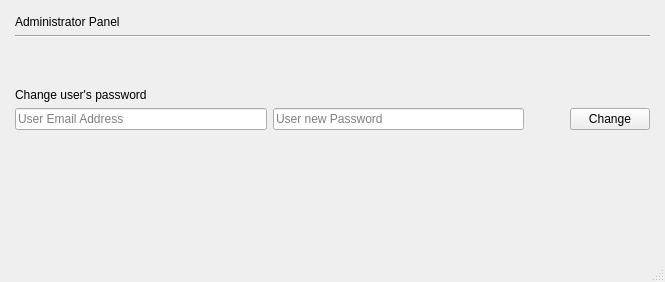
<?xml version="1.0" encoding="UTF-8"?>
<ui version="4.0">
 <class>admin_panelClass</class>
 <widget class="QMainWindow" name="admin_panelClass">
  <property name="windowModality">
   <enum>Qt::WindowModal</enum>
  </property>
  <property name="geometry">
   <rect>
    <x>0</x>
    <y>0</y>
    <width>665</width>
    <height>282</height>
   </rect>
  </property>
  <property name="windowTitle">
   <string>Administrator Panel</string>
  </property>
  <widget class="QWidget" name="centralWidget">
   <layout class="QGridLayout" name="gridLayout">
    <property name="leftMargin">
     <number>15</number>
    </property>
    <property name="topMargin">
     <number>15</number>
    </property>
    <property name="rightMargin">
     <number>15</number>
    </property>
    <property name="bottomMargin">
     <number>15</number>
    </property>
    <item row="0" column="0">
     <layout class="QVBoxLayout" name="verticalLayout">
      <item>
       <widget class="QLabel" name="label_2">
        <property name="styleSheet">
         <string notr="true">font: 700 28pt &quot;Century Gothic&quot;;</string>
        </property>
        <property name="text">
         <string>Administrator Panel</string>
        </property>
       </widget>
      </item>
      <item>
       <widget class="Line" name="line">
        <property name="orientation">
         <enum>Qt::Horizontal</enum>
        </property>
       </widget>
      </item>
      <item>
       <spacer name="verticalSpacer_2">
        <property name="orientation">
         <enum>Qt::Vertical</enum>
        </property>
        <property name="sizeHint" stdset="0">
         <size>
          <width>20</width>
          <height>40</height>
         </size>
        </property>
       </spacer>
      </item>
      <item>
       <layout class="QVBoxLayout" name="verticalLayout_2">
        <item>
         <widget class="QLabel" name="label">
          <property name="styleSheet">
           <string notr="true">font: 10pt &quot;Century Gothic&quot;;</string>
          </property>
          <property name="text">
           <string>Change user's password</string>
          </property>
         </widget>
        </item>
        <item>
         <layout class="QHBoxLayout" name="horizontalLayout">
          <item>
           <widget class="QLineEdit" name="email_text">
            <property name="sizePolicy">
             <sizepolicy hsizetype="Minimum" vsizetype="Fixed">
              <horstretch>0</horstretch>
              <verstretch>0</verstretch>
             </sizepolicy>
            </property>
            <property name="minimumSize">
             <size>
              <width>100</width>
              <height>0</height>
             </size>
            </property>
            <property name="styleSheet">
             <string notr="true">font: 10pt &quot;Century Gothic&quot;;</string>
            </property>
            <property name="placeholderText">
             <string>User Email Address</string>
            </property>
           </widget>
          </item>
          <item>
           <widget class="QLineEdit" name="pass_text">
            <property name="sizePolicy">
             <sizepolicy hsizetype="Preferred" vsizetype="Fixed">
              <horstretch>0</horstretch>
              <verstretch>0</verstretch>
             </sizepolicy>
            </property>
            <property name="minimumSize">
             <size>
              <width>50</width>
              <height>0</height>
             </size>
            </property>
            <property name="maximumSize">
             <size>
              <width>300</width>
              <height>16777215</height>
             </size>
            </property>
            <property name="styleSheet">
             <string notr="true">font: 10pt &quot;Century Gothic&quot;;</string>
            </property>
            <property name="placeholderText">
             <string>User new Password</string>
            </property>
           </widget>
          </item>
          <item>
           <spacer name="horizontalSpacer">
            <property name="orientation">
             <enum>Qt::Horizontal</enum>
            </property>
            <property name="sizeType">
             <enum>QSizePolicy::Minimum</enum>
            </property>
            <property name="sizeHint" stdset="0">
             <size>
              <width>40</width>
              <height>20</height>
             </size>
            </property>
           </spacer>
          </item>
          <item>
           <widget class="QPushButton" name="change_btn">
            <property name="sizePolicy">
             <sizepolicy hsizetype="Fixed" vsizetype="Fixed">
              <horstretch>0</horstretch>
              <verstretch>0</verstretch>
             </sizepolicy>
            </property>
            <property name="styleSheet">
             <string notr="true">font: 10pt &quot;Century Gothic&quot;;</string>
            </property>
            <property name="text">
             <string>Change</string>
            </property>
           </widget>
          </item>
         </layout>
        </item>
       </layout>
      </item>
     </layout>
    </item>
    <item row="1" column="0">
     <spacer name="verticalSpacer">
      <property name="orientation">
       <enum>Qt::Vertical</enum>
      </property>
      <property name="sizeHint" stdset="0">
       <size>
        <width>20</width>
        <height>40</height>
       </size>
      </property>
     </spacer>
    </item>
   </layout>
  </widget>
  <widget class="QStatusBar" name="statusBar"/>
 </widget>
 <layoutdefault spacing="6" margin="11"/>
 <resources/>
 <connections/>
</ui>
